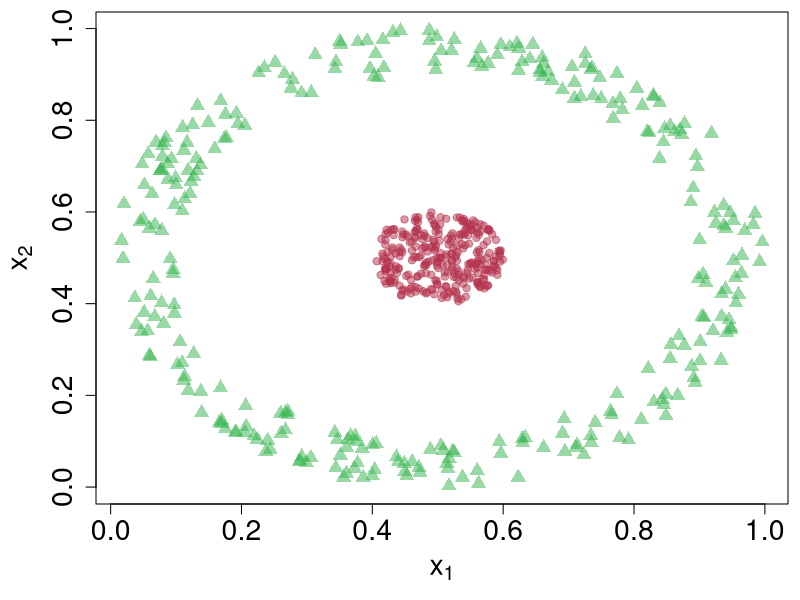

Generate this figure with R:

d <- read.table("data/2d_nonlinear.txt")

svg("figs/2d_nonlinear.svg")
par(mar=c(4.8, 4.8, 0.6, 0.6))
plot (d[301:600,], pch=17, col=rgb(0.2, 0.7, 0.3, 0.5), cex=1.5, cex.lab=1.7, cex.axis=1.7, xlab=expression(x[1]), ylab=expression(x[2]))
points (d[1:300,], pch=19, col=rgb(0.7, 0.2, 0.3, 0.5))
dev.off()


